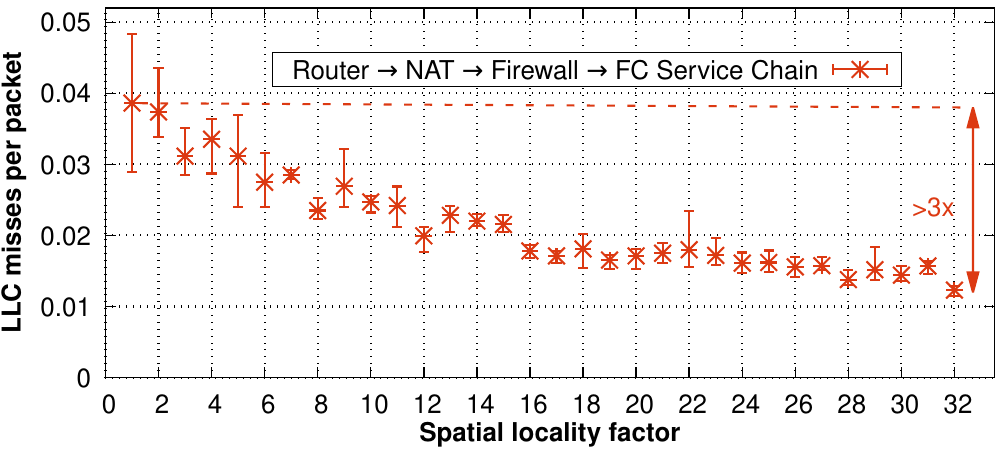

Source code (gnuplot):
#!/usr/bin/gnuplot
load "../../common.plot"

font_type = "Helvetica,28"
font_type_bold = "Helvetica-Bold,28"

set terminal pdf dl 1.5 enhanced dashed size 10.0, 4.5 font font_type
set output "nf-chain-cascade-llc-misses.pdf"

set style fill solid 2 border lt -1
set datafile separator " "
set style data errorbars

### Variables
points_lw = 3
points_size = 2.0
line_width = 2

max_ordering = 32
x_start = 0.0
x_offset = 1.5
min_y = 0
### Per batch limit (1 batch = 32 packets)
#max_y = 45
### Per packet limit
max_y = 0.052
y_scale = 1    # Converts per batch into per packet cost

### Input files
input_file_nf_chain_misses = "data/LLC-MISSES-PP.stats"

### Margins
bm = 0.160
tm = 0.984
lm = 0.105
rm = 0.995

x1 = -1.5
x2 = 34
y3 = min_y
y4 = max_y

# Margins
set bmargin at screen bm
set tmargin at screen tm
set lmargin at screen lm
set rmargin at screen rm

# Leave the right border open
set border 1+2+4+8 lw 2

# X-axis
set xlabel "Spatial locality factor"
set xlabel font font_type_bold
set xlabel offset 0,0.41
set xrange [x_start:max_ordering + x_offset]
set xtics mirror 2

# Y-axis
set ylabel "{/Helvetica:Bold LLC misses per packet}"
set ylabel offset 1.1,0.0
set ytics border in scale 1,0.5 norotate
set ytics mirror 0.01
set yrange [y3:y4]

# Grid
set grid x2tics lw 3.0 lt 0
set grid y2tics lw 3.0 lt 0

# Legend
set key outside opaque bottom Right title
set border back
set key box linestyle 1 lt rgb(black)
set key font ",28.0"
set key vertical maxrows 3
set key width -4.2
set key height 0.3
set key samplen 3.0
set key at 30, 0.041

### Linestyles
set style line 1 pointtype 3 pointsize points_size linewidth points_lw lt rgb(darkred)
set style line 2 pointtype 4 pointsize points_size linewidth points_lw lt rgb(darkblue)
set style line 3 pointtype 6 pointsize points_size linewidth points_lw lt rgb(darkgreen)

# Arrows and label to highlight the improvement
set arrow heads back filled from 32.7,0.012 to 32.7,0.038 ls 1 linewidth 3
set label '>3x' at 30.4,0.024 textcolor ls 1
set arrow nohead from 1.3,0.0386 to 32.4,0.038 ls 1 linewidth 3 dt 2

plot \
	input_file_nf_chain_misses using ($1):($3):($2):($4) with errorbars ls 1 title "Router {/Symbol=28 \256} NAT {/Symbol=28 \256} Firewall {/Symbol=28 \256} FC Service Chain"
